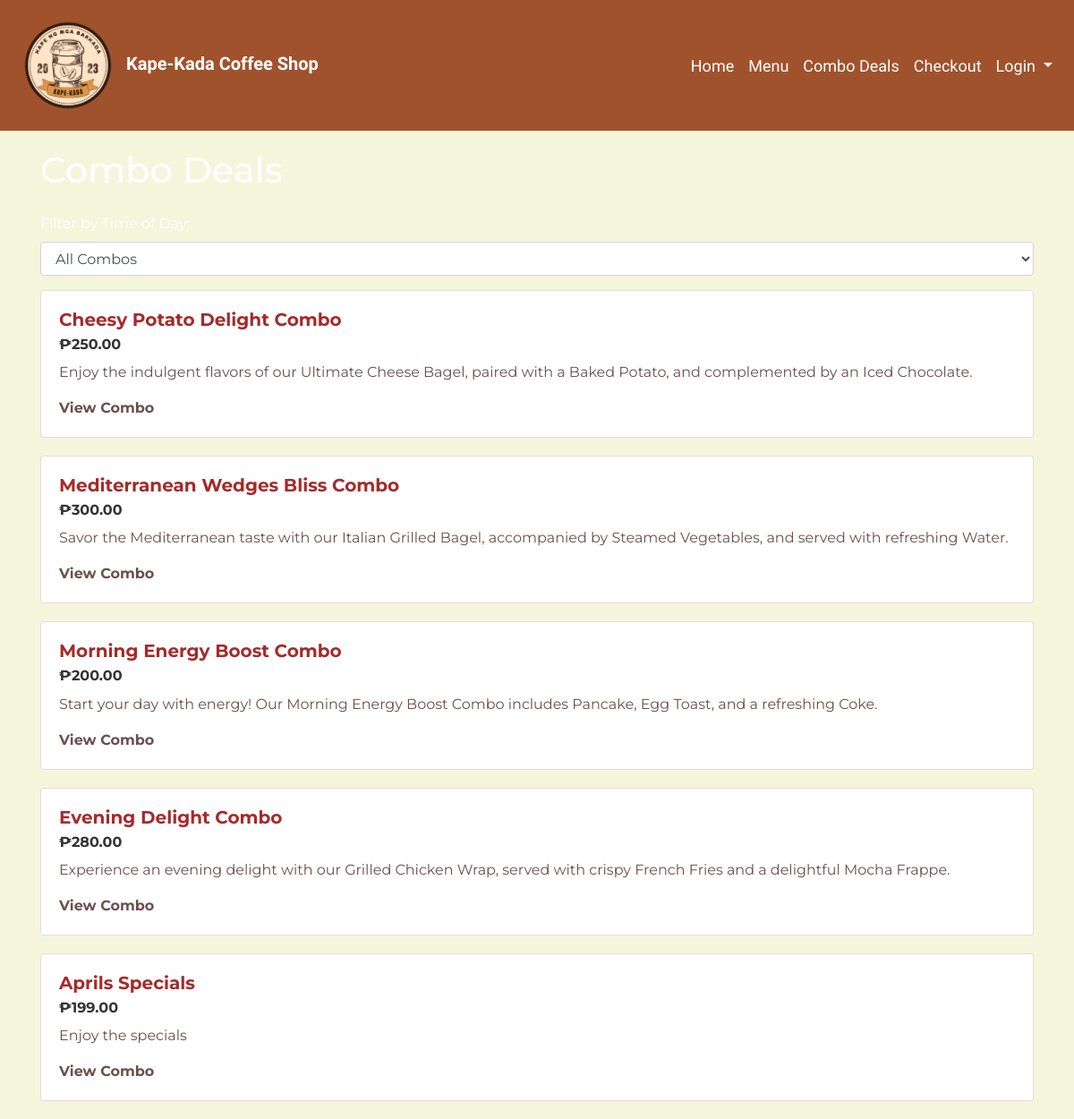
Screenshot of /combos.php with the database file from the repository.
### tables this page shows
CREATE TABLE `combo_meals` (
  `id` int NOT NULL,
  `name` varchar(255) NOT NULL,
  `description` text NOT NULL,
  `main_dish` varchar(255) NOT NULL,
  `side_dish` varchar(255) NOT NULL,
  `drink` varchar(255) NOT NULL,
  `price` decimal(10,2) NOT NULL,
  `discount_percentage` decimal(5,2) NOT NULL,
  `category` varchar(50) NOT NULL,
  `quantity` int NOT NULL
);

### combos.php (the view, shortened to what this page needs)
<?php
include 'navbar.php';
include 'db_connection.php';
$sql = "SELECT * FROM combo_meals";
$result = mysqli_query($conn, $sql);
$combos = [];
if (mysqli_num_rows($result) > 0) {
    while ($row = mysqli_fetch_assoc($result)) {
        $combos[] = $row;
    }
}
?>
<!DOCTYPE html>
<html lang="en">
<head>
    <link rel="stylesheet" href="https://stackpath.bootstrapcdn.com/bootstrap/4.5.2/css/bootstrap.min.css">
    <link rel="stylesheet" href="https://use.fontawesome.com/releases/v5.15.1/css/all.css">
</head>
<body>
<div class="container">
    <h1 class="mb-4" style="color: white;">Combo Deals</h1>
    <form action="combos.php" method="get">
        <div class="form-group">
            <label for="filter" style="color: white;">Filter by Time of Day:</label>
            <select id="filter" name="filter" class="form-control" onchange="this.form.submit()">
                <option value="">All Combos</option>
            </select>
        </div>
    </form>
    <?php foreach ($combos as $combo): ?>
        <div class="card">
            <div class="card-body">
                <h5 class="card-title"><?php echo $combo['name']; ?></h5>
                <h6 class="card-subtitle">₱<?php echo number_format($combo['price'], 2); ?></h6>
                <p class="card-text"><?php echo $combo['description']; ?></p>
                <a href="combo_detail.php?id=<?php echo $combo['id']; ?>" class="card-link">View Combo</a>
            </div>
        </div>
    <?php endforeach; ?>
</div>
</body>
</html>

### navbar.php (style rules this page uses)
body { padding-top: 46px; color: #FFFFFF; }

### combos.php (style rules this page uses)
body { background-color: #F5F5DC; color: #6B4F4E; font-family: 'Montserrat', sans-serif; background-image: url('bg.svg'); background-size: cover; background-repeat: no-repeat; background-attachment: fixed; background-position: center; }
.container { margin-top: 120px; }
.card { margin-bottom: 20px; border: 1px solid rgba(0, 0, 0, 0.125); border-radius: 0.25rem; transition: all 0.3s ease-in-out; }
.card-body { padding: 20px; }
.card-title { color: #A52A2A; font-size: 1.25rem; font-weight: bold; }
.card-text { font-size: 1rem; }
.card-subtitle { color: #333; font-size: 1rem; font-weight: bold; margin-bottom: 10px; }
.card-link { color: #6B4F4E; font-weight: bold; text-decoration: none; transition: all 0.3s ease-in-out; }

### rows the page displays
combo_meals: name "Cheesy Potato Delight Combo", price "250.00", description "Enjoy the indulgent flavors of our Ultimate Cheese Bagel, paired with a Baked Potato, and complemented by an Iced Chocolate."
combo_meals: name "Mediterranean Wedges Bliss Combo", price "300.00", description "Savor the Mediterranean taste with our Italian Grilled Bagel, accompanied by Steamed Vegetables, and served with refreshing Water."
combo_meals: name "Morning Energy Boost Combo", price "200.00", description "Start your day with energy! Our Morning Energy Boost Combo includes Pancake, Egg Toast, and a refreshing Coke."
combo_meals: name "Evening Delight Combo", price "280.00", description "Experience an evening delight with our Grilled Chicken Wrap, served with crispy French Fries and a delightful Mocha Frappe."
combo_meals: name "Aprils Specials", price "199.00", description "Enjoy the specials"
